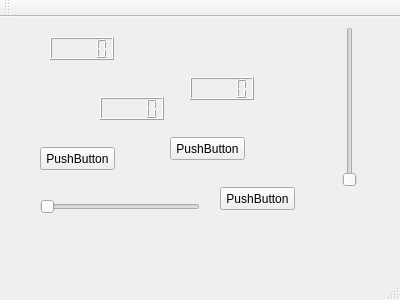
<?xml version="1.0" encoding="UTF-8"?>
<ui version="4.0">
 <class>MainWindow</class>
 <widget class="QMainWindow" name="MainWindow">
  <property name="geometry">
   <rect>
    <x>0</x>
    <y>0</y>
    <width>400</width>
    <height>300</height>
   </rect>
  </property>
  <property name="windowTitle">
   <string>MainWindow</string>
  </property>
  <widget class="QWidget" name="centralWidget">
   <widget class="QPushButton" name="pushButton">
    <property name="geometry">
     <rect>
      <x>40</x>
      <y>130</y>
      <width>75</width>
      <height>23</height>
     </rect>
    </property>
    <property name="text">
     <string>PushButton</string>
    </property>
   </widget>
   <widget class="QPushButton" name="pushButton_2">
    <property name="geometry">
     <rect>
      <x>170</x>
      <y>120</y>
      <width>75</width>
      <height>23</height>
     </rect>
    </property>
    <property name="text">
     <string>PushButton</string>
    </property>
   </widget>
   <widget class="QPushButton" name="pushButton_3">
    <property name="geometry">
     <rect>
      <x>220</x>
      <y>170</y>
      <width>75</width>
      <height>23</height>
     </rect>
    </property>
    <property name="text">
     <string>PushButton</string>
    </property>
   </widget>
   <widget class="QSlider" name="horizontalSlider">
    <property name="geometry">
     <rect>
      <x>40</x>
      <y>180</y>
      <width>160</width>
      <height>19</height>
     </rect>
    </property>
    <property name="orientation">
     <enum>Qt::Horizontal</enum>
    </property>
   </widget>
   <widget class="QSlider" name="verticalSlider">
    <property name="geometry">
     <rect>
      <x>340</x>
      <y>10</y>
      <width>19</width>
      <height>160</height>
     </rect>
    </property>
    <property name="orientation">
     <enum>Qt::Vertical</enum>
    </property>
   </widget>
   <widget class="QLCDNumber" name="lcdNumber">
    <property name="geometry">
     <rect>
      <x>50</x>
      <y>20</y>
      <width>64</width>
      <height>23</height>
     </rect>
    </property>
   </widget>
   <widget class="QLCDNumber" name="lcdNumber_2">
    <property name="geometry">
     <rect>
      <x>190</x>
      <y>60</y>
      <width>64</width>
      <height>23</height>
     </rect>
    </property>
   </widget>
   <widget class="QLCDNumber" name="lcdNumber_3">
    <property name="geometry">
     <rect>
      <x>100</x>
      <y>80</y>
      <width>64</width>
      <height>23</height>
     </rect>
    </property>
   </widget>
  </widget>
  <widget class="QMenuBar" name="menuBar">
   <property name="geometry">
    <rect>
     <x>0</x>
     <y>0</y>
     <width>400</width>
     <height>21</height>
    </rect>
   </property>
  </widget>
  <widget class="QToolBar" name="mainToolBar">
   <attribute name="toolBarArea">
    <enum>TopToolBarArea</enum>
   </attribute>
   <attribute name="toolBarBreak">
    <bool>false</bool>
   </attribute>
  </widget>
  <widget class="QStatusBar" name="statusBar"/>
 </widget>
 <layoutdefault spacing="6" margin="11"/>
 <resources/>
 <connections>
  <connection>
   <sender>horizontalSlider</sender>
   <signal>valueChanged(int)</signal>
   <receiver>lcdNumber</receiver>
   <slot>display(int)</slot>
   <hints>
    <hint type="sourcelabel">
     <x>100</x>
     <y>220</y>
    </hint>
    <hint type="destinationlabel">
     <x>81</x>
     <y>65</y>
    </hint>
   </hints>
  </connection>
  <connection>
   <sender>verticalSlider</sender>
   <signal>valueChanged(int)</signal>
   <receiver>lcdNumber_2</receiver>
   <slot>display(int)</slot>
   <hints>
    <hint type="sourcelabel">
     <x>350</x>
     <y>164</y>
    </hint>
    <hint type="destinationlabel">
     <x>238</x>
     <y>107</y>
    </hint>
   </hints>
  </connection>
  <connection>
   <sender>pushButton_2</sender>
   <signal>clicked()</signal>
   <receiver>lcdNumber_3</receiver>
   <slot>setBinMode()</slot>
   <hints>
    <hint type="sourcelabel">
     <x>181</x>
     <y>163</y>
    </hint>
    <hint type="destinationlabel">
     <x>145</x>
     <y>126</y>
    </hint>
   </hints>
  </connection>
  <connection>
   <sender>pushButton_3</sender>
   <signal>clicked()</signal>
   <receiver>lcdNumber_3</receiver>
   <slot>setBinMode()</slot>
   <hints>
    <hint type="sourcelabel">
     <x>241</x>
     <y>216</y>
    </hint>
    <hint type="destinationlabel">
     <x>132</x>
     <y>127</y>
    </hint>
   </hints>
  </connection>
  <connection>
   <sender>pushButton</sender>
   <signal>clicked()</signal>
   <receiver>lcdNumber_3</receiver>
   <slot>setDecMode()</slot>
   <hints>
    <hint type="sourcelabel">
     <x>103</x>
     <y>175</y>
    </hint>
    <hint type="destinationlabel">
     <x>122</x>
     <y>131</y>
    </hint>
   </hints>
  </connection>
 </connections>
</ui>
